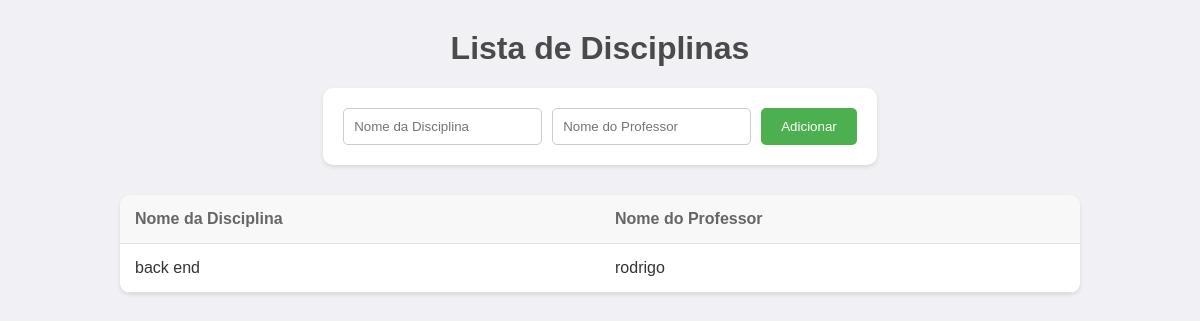
Before: / with the older database file.
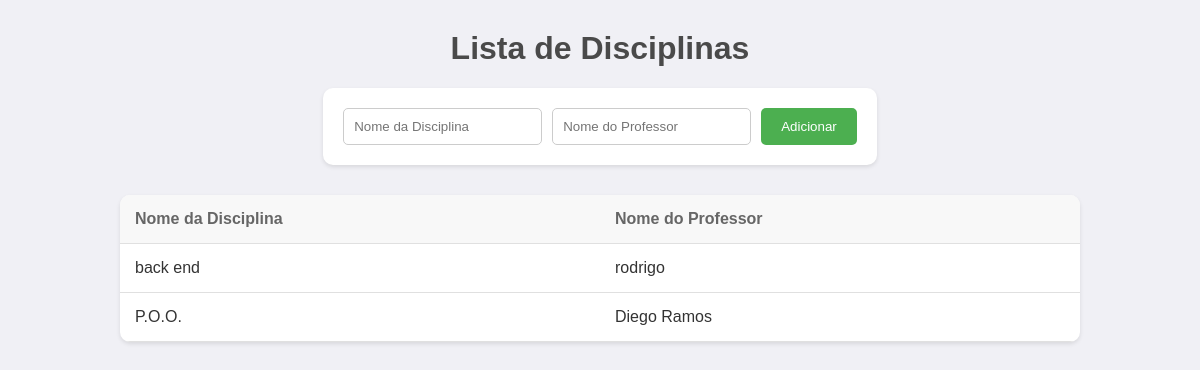
After: the same page with the newer database file.
### todos/models.py (models this page shows, shortened)
class Disciplina(models.Model):
    nome_disciplina = models.CharField(max_length=100)
    nome_professor = models.CharField(max_length=100)

### todos/views.py (the view)
# urls.py: path('', views.listar_disciplinas, name='listar_disciplinas'),
def listar_disciplinas(request):
    if request.method == 'POST':
        nome_disciplina = request.POST.get('nome_disciplina')
        nome_professor = request.POST.get('nome_professor')
        nova_disciplina = Disciplina(nome_disciplina=nome_disciplina, nome_professor=nome_professor)
        nova_disciplina.save()
        return redirect('listar_disciplinas')
    disciplinas = Disciplina.objects.all()
    return render(request, 'escola/listar_disciplinas.html', {'disciplinas': disciplinas})

### todos/templates/escola/listar_disciplinas.html (shortened to what this page needs)
<!DOCTYPE html>
<html lang="pt-BR">
<head>
    {% load static %}
    <link rel="stylesheet" href="{% static 'css/estilo.css' %}">
</head>
<body>
    <div class="container">
        <h1>Lista de Disciplinas</h1>
        <form method="POST">
            <input type="text" name="nome_disciplina" placeholder="Nome da Disciplina" required>
            <input type="text" name="nome_professor" placeholder="Nome do Professor" required>
            <button type="submit">Adicionar</button>
        </form>
    </div>
    <table>
        <tr>
            <th>Nome da Disciplina</th>
            <th>Nome do Professor</th>
        </tr>
        {% for disciplina in disciplinas %}
        <tr>
            <td>{{ disciplina.nome_disciplina }}</td>
            <td>{{ disciplina.nome_professor }}</td>
        </tr>
        {% endfor %}
    </table>
</body>
</html>

### todos/static/css/estilo.css (style rules this page uses)
body { font-family: Arial, sans-serif; background-color: #f0f0f5; color: #333; margin: 0; padding: 0; box-sizing: border-box; }
h1 { text-align: center; color: #4A4A4A; margin-top: 30px; }
.container { display: flex; flex-direction: column; align-items: center; margin-bottom: 30px; }
form { background-color: white; padding: 20px; border-radius: 10px; box-shadow: 0 2px 4px rgba(0, 0, 0, 0.1); display: flex; gap: 10px; }
input { padding: 10px; border: 1px solid #ccc; border-radius: 5px; outline: none; transition: border-color 0.2s; }
button { background-color: #4CAF50; color: white; padding: 10px 20px; border: none; border-radius: 5px; cursor: pointer; transition: background-color 0.2s; }
table { width: 80%; margin: 0 auto; border-collapse: collapse; background-color: white; border-radius: 10px; overflow: hidden; box-shadow: 0 2px 4px rgba(0, 0, 0, 0.1); }
th, td { padding: 15px; text-align: left; border-bottom: 1px solid #e0e0e0; }
th { background-color: #f8f8f8; color: #666; }

Changed rows visible on the page:
added Disciplina: nome_disciplina "P.O.O.", nome_professor "Diego Ramos"
